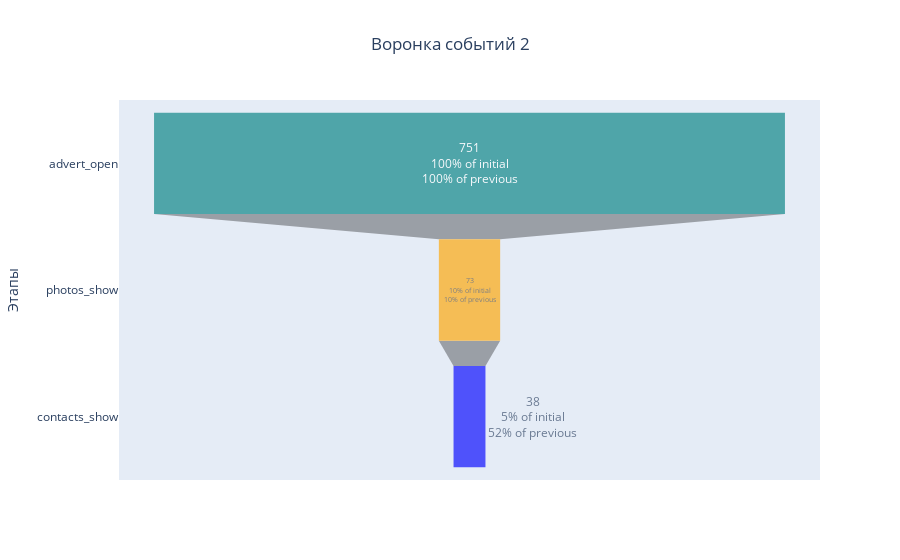

The notebook cell saved with this chart:
### Markdown cell above
[Воронка 1.](https://chart-studio.plotly.com/~PSImera/3/#/) Довольно большой процент смотрит фото после поиска, но лишь около трети потом смотрит контакты

### Code cell
funnel(mob, 2, 'advert_open', 'photos_show', 'contacts_show')

### Figure 1 — Plotly figure (JSON) as saved in the notebook; plotly's stock layout.template omitted (floating-point values rounded to 4 significant figures)
{"data": [{"marker": {"color": ["teal", "orange", "blue", "green", "silver"]}, "opacity": 0.65, "textinfo": "value+percent initial+percent previous", "type": "funnel", "x": [751, 73, 38], "y": ["advert_open", "photos_show", "contacts_show"]}], "layout": {"title": {"text": "Воронка событий 2", "x": 0.5}, "yaxis": {"title": {"text": "Этапы"}}}}
